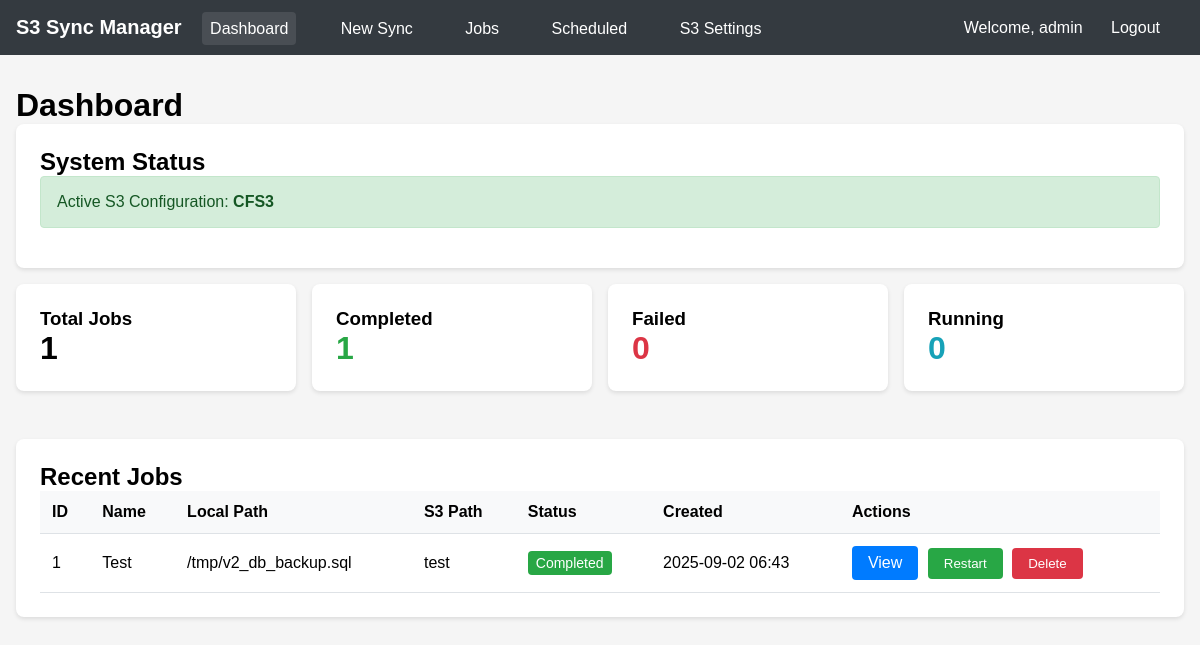
/index.php (signed in), run on the app's committed database.
### tables this page shows
CREATE TABLE s3_settings (
            id INTEGER PRIMARY KEY AUTOINCREMENT,
            name TEXT NOT NULL,
            endpoint TEXT,
            region TEXT NOT NULL,
            access_key TEXT NOT NULL,
            secret_key TEXT NOT NULL,
            bucket TEXT NOT NULL,
            is_active BOOLEAN DEFAULT 0,
            created_at DATETIME DEFAULT CURRENT_TIMESTAMP,
            updated_at DATETIME DEFAULT CURRENT_TIMESTAMP
        );

CREATE TABLE sync_jobs (
            id INTEGER PRIMARY KEY AUTOINCREMENT,
            name TEXT NOT NULL,
            local_path TEXT NOT NULL,
            s3_path TEXT NOT NULL,
            s3_settings_id INTEGER NOT NULL,
            status TEXT DEFAULT 'pending',
            created_at DATETIME DEFAULT CURRENT_TIMESTAMP,
            started_at DATETIME,
            completed_at DATETIME,
            error_message TEXT,
            files_synced INTEGER DEFAULT 0,
            files_failed INTEGER DEFAULT 0, overwrite_files BOOLEAN DEFAULT 1, files_skipped INTEGER DEFAULT 0, process_id INTEGER, can_be_stopped BOOLEAN DEFAULT 1, paused_at DATETIME, resumed_at DATETIME,
            FOREIGN KEY (s3_settings_id) REFERENCES s3_settings(id)
        );

### config/config.php (called while the page is built)
<?php
return [
    'db_path' => __DIR__ . '/../data/s3sync.db',
    'logs_path' => __DIR__ . '/../data/logs/',
    'jobs_path' => __DIR__ . '/../data/jobs/',
    'default_username' => 'admin',
    'default_password' => '!!~~complex01',
    'session_name' => 's3sync_session'
];

### src/Database.php (called while the page is built, shortened)
<?php
class Database {
    private $db;
    private $config;
    public function __construct() {
        $this->config = require __DIR__ . '/../config/config.php';
        $this->init();
    }
    private function init() {
        $dbPath = $this->config['db_path'];
        $dbDir = dirname($dbPath);
        $this->db = new \PDO('sqlite:' . $dbPath);
        $this->db->setAttribute(\PDO::ATTR_ERRMODE, \PDO::ERRMODE_EXCEPTION);
        $this->createTables();
    }
    private function createTables() {
        $this->db->exec("CREATE TABLE IF NOT EXISTS users (
            id INTEGER PRIMARY KEY AUTOINCREMENT,
            username TEXT UNIQUE NOT NULL,
            password TEXT NOT NULL,
            created_at DATETIME DEFAULT CURRENT_TIMESTAMP
        )");
        $this->db->exec("CREATE TABLE IF NOT EXISTS s3_settings (
            id INTEGER PRIMARY KEY AUTOINCREMENT,
            name TEXT NOT NULL,
            endpoint TEXT,
            region TEXT NOT NULL,
            access_key TEXT NOT NULL,
            secret_key TEXT NOT NULL,
            bucket TEXT NOT NULL,
            is_active BOOLEAN DEFAULT 0,
            created_at DATETIME DEFAULT CURRENT_TIMESTAMP,
            updated_at DATETIME DEFAULT CURRENT_TIMESTAMP
        )");
        $this->db->exec("CREATE TABLE IF NOT EXISTS sync_jobs (
            id INTEGER PRIMARY KEY AUTOINCREMENT,
            name TEXT NOT NULL,
            local_path TEXT NOT NULL,
            s3_path TEXT NOT NULL,
            s3_settings_id INTEGER NOT NULL,
            status TEXT DEFAULT 'pending',
            overwrite_files BOOLEAN DEFAULT 1,
            process_id INTEGER,
            can_be_stopped BOOLEAN DEFAULT 1,
            created_at DATETIME DEFAULT CURRENT_TIMESTAMP,
            started_at DATETIME,
            completed_at DATETIME,
            paused_at DATETIME,
            resumed_at DATETIME,
            error_message TEXT,
            files_synced INTEGER DEFAULT 0,
            files_failed INTEGER DEFAULT 0,
            files_skipped INTEGER DEFAULT 0,
            FOREIGN KEY (s3_settings_id) REFERENCES s3_settings(id)
        )");
        $this->db->exec("CREATE TABLE IF NOT EXISTS job_logs (
            id INTEGER PRIMARY KEY AUTOINCREMENT,
            job_id INTEGER NOT NULL,
            file_path TEXT NOT NULL,
            status TEXT NOT NULL,
            message TEXT,
            created_at DATETIME DEFAULT CURRENT_TIMESTAMP,
            FOREIGN KEY (job_id) REFERENCES sync_jobs(id)
        )");
        $this->db->exec("CREATE TABLE IF NOT EXISTS scheduled_jobs (
            id INTEGER PRIMARY KEY AUTOINCREMENT,
            name TEXT NOT NULL,
            local_path TEXT NOT NULL,
            s3_path TEXT NOT NULL,
            s3_settings_id INTEGER NOT NULL,
            cron_expression TEXT NOT NULL,
            schedule_preset TEXT,
            overwrite_files BOOLEAN DEFAULT 1,
            is_active BOOLEAN DEFAULT 1,
            last_run DATETIME,
            created_at DATETIME DEFAULT CURRENT_TIMESTAMP,
            FOREIGN KEY (s3_settings_id) REFERENCES s3_settings(id)
        )");
        $this->db->exec("CREATE TABLE IF NOT EXISTS job_paths (
            id INTEGER PRIMARY KEY AUTOINCREMENT,
            job_id INTEGER NOT NULL,
            local_path TEXT NOT NULL,
            path_type TEXT NOT NULL CHECK(path_type IN ('file', 'directory')),
            created_at DATETIME DEFAULT CURRENT_TIMESTAMP,
            FOREIGN KEY (job_id) REFERENCES sync_jobs(id) ON DELETE CASCADE
        )");
        $this->db->exec("CREATE TABLE IF NOT EXISTS scheduled_job_paths (
            id INTEGER PRIMARY KEY AUTOINCREMENT,
            scheduled_job_id INTEGER NOT NULL,
            local_path TEXT NOT NULL,
            path_type TEXT NOT NULL CHECK(path_type IN ('file', 'directory')),
            created_at DATETIME DEFAULT CURRENT_TIMESTAMP,
            FOREIGN KEY (scheduled_job_id) REFERENCES scheduled_jobs(id) ON DELETE CASCADE
        )");
        $stmt = $this->db->prepare("SELECT COUNT(*) FROM users WHERE username = ?");
        $stmt->execute([$this->config['default_username']]);
    }
    private function runMigrations() {
        try {
            $this->db->exec("ALTER TABLE sync_jobs ADD COLUMN overwrite_files BOOLEAN DEFAULT 1");
        } catch (\Exception $e) {
        }
        try {
            $this->db->exec("ALTER TABLE sync_jobs ADD COLUMN files_skipped INTEGER DEFAULT 0");
        } catch (\Exception $e) {
        }
        try {
            $this->db->exec("ALTER TABLE scheduled_jobs ADD COLUMN schedule_preset TEXT");
        } catch (\Exception $e) {
        }
        try {
            $this->db->exec("ALTER TABLE scheduled_jobs ADD COLUMN overwrite_files BOOLEAN DEFAULT 1");
        } catch (\Exception $e) {
        }
        try {
            $this->db->exec("ALTER TABLE sync_jobs ADD COLUMN process_id INTEGER");
        } catch (\Exception $e) {
        }
        try {
            $this->db->exec("ALTER TABLE sync_jobs ADD COLUMN can_be_stopped BOOLEAN DEFAULT 1");
        } catch (\Exception $e) {
        }
        try {
            $this->db->exec("ALTER TABLE sync_jobs ADD COLUMN paused_at DATETIME");
        } catch (\Exception $e) {
        }
        try {
            $this->db->exec("ALTER TABLE sync_jobs ADD COLUMN resumed_at DATETIME");
        } catch (\Exception $e) {
        }
    }
    public function getConnection() {
        return $this->db;
    }
}

### src/S3Manager.php (called while the page is built, shortened)
<?php
class S3Manager {
    private $db;
    public function __construct() {
        $this->db = (new Database())->getConnection();
    }
    public function getActiveSettings() {
        $stmt = $this->db->query("SELECT * FROM s3_settings WHERE is_active = 1 LIMIT 1");
        return $stmt->fetch(\PDO::FETCH_ASSOC);
    }
}

### src/Logger.php (called while the page is built, shortened)
<?php
class Logger {
    public function __construct() {
        $this->config = require __DIR__ . '/../config/config.php';
        $this->logPath = $this->config['logs_path'] ?? __DIR__ . '/../data/logs/';
    }
    private function getLogLevel($level) {
        switch (strtolower($level)) {
            case 'info': return self::INFO;
        }
    }
}

### index.php (the view, shortened to what this page needs)
<?php
require_once __DIR__ . '/includes/header.php';
$db = (new Database())->getConnection();
$s3Manager = new S3Manager();
$stmt = $db->query("SELECT COUNT(*) as total,
                    SUM(CASE WHEN status = 'completed' THEN 1 ELSE 0 END) as completed,
                    SUM(CASE WHEN status = 'failed' THEN 1 ELSE 0 END) as failed,
                    SUM(CASE WHEN status = 'running' THEN 1 ELSE 0 END) as running
                    FROM sync_jobs");
$stats = $stmt->fetch(PDO::FETCH_ASSOC);
$stmt = $db->query("SELECT j.*, s.name as settings_name
                    FROM sync_jobs j
                    LEFT JOIN s3_settings s ON j.s3_settings_id = s.id
                    ORDER BY j.created_at DESC
                    LIMIT 10");
$recentJobs = $stmt->fetchAll(PDO::FETCH_ASSOC);
$activeSettings = $s3Manager->getActiveSettings();
?>
<h1>Dashboard</h1>
<div class="card">
    <h2>System Status</h2>
    <?php if ($activeSettings): ?>
        <div class="alert alert-success">
            Active S3 Configuration: <strong><?= htmlspecialchars($activeSettings['name']) ?></strong>
        </div>
    <?php else: ?>
        <div class="alert alert-danger">
            No active S3 configuration. Please <a href="/settings.php">configure S3 settings</a>.
        </div>
    <?php endif; ?>
</div>
<div style="display: grid; grid-template-columns: repeat(auto-fit, minmax(200px, 1fr)); gap: 1rem; margin-bottom: 2rem;">
    <div class="card">
        <h3>Total Jobs</h3>
        <p style="font-size: 2rem; font-weight: bold;"><?= $stats['total'] ?></p>
    </div>
    <div class="card">
        <h3>Completed</h3>
        <p style="font-size: 2rem; font-weight: bold; color: #28a745;"><?= $stats['completed'] ?></p>
    </div>
    <div class="card">
        <h3>Failed</h3>
        <p style="font-size: 2rem; font-weight: bold; color: #dc3545;"><?= $stats['failed'] ?></p>
    </div>
    <div class="card">
        <h3>Running</h3>
        <p style="font-size: 2rem; font-weight: bold; color: #17a2b8;"><?= $stats['running'] ?></p>
    </div>
</div>
<div class="card">
    <h2>Recent Jobs</h2>
    <?php if (count($recentJobs) > 0): ?>
        <table>
            <thead>
                <tr>
                    <th>ID</th>
                    <th>Name</th>
                    <th>Local Path</th>
                    <th>S3 Path</th>
                    <th>Status</th>
                    <th>Created</th>
                    <th>Actions</th>
                </tr>
            </thead>
            <tbody>
                <?php foreach ($recentJobs as $job): ?>
                    <tr>
                        <td><?= $job['id'] ?></td>
                        <td><?= htmlspecialchars($job['name']) ?></td>
                        <td><?= htmlspecialchars($job['local_path']) ?></td>
                        <td><?= htmlspecialchars($job['s3_path']) ?></td>
                        <td>
                            <span class="status-badge status-<?= $job['status'] ?>">
                                <?= ucfirst($job['status']) ?>
                            </span>
                        </td>
                        <td><?= date('Y-m-d H:i', strtotime($job['created_at'])) ?></td>
                        <td>
                            <a href="/job-details.php?id=<?= $job['id'] ?>" class="btn btn-primary">View</a>
                            <?php if ($job['status'] === 'running'): ?>
                                <button onclick="controlJob(<?= $job['id'] ?>, 'pause')" class="btn btn-secondary">Pause</button>
                                <button onclick="controlJob(<?= $job['id'] ?>, 'stop')" class="btn btn-danger">Stop</button>
                            <?php elseif ($job['status'] === 'paused'): ?>
                                <button onclick="controlJob(<?= $job['id'] ?>, 'resume')" class="btn btn-success">Resume</button>
                                <button onclick="controlJob(<?= $job['id'] ?>, 'stop')" class="btn btn-danger">Stop</button>
                            <?php elseif ($job['status'] === 'failed' || $job['status'] === 'completed' || $job['status'] === 'stopped'): ?>
                                <button onclick="controlJob(<?= $job['id'] ?>, 'restart')" class="btn btn-success">Restart</button>
                                <button onclick="deleteJob(<?= $job['id'] ?>)" class="btn btn-danger">Delete</button>
                            <?php endif; ?>
                        </td>
                    </tr>
                <?php endforeach; ?>
            </tbody>
        </table>
    <?php else: ?>
        <p>No jobs yet. <a href="/sync.php">Create your first sync job</a>.</p>
    <?php endif; ?>
</div>
<?php require_once __DIR__ . '/includes/footer.php'; ?>

### includes/header.php (style rules this page uses)
* { margin: 0; padding: 0; box-sizing: border-box; }
body { font-family: Arial, sans-serif; background: #f5f5f5; }
.card { background: white; border-radius: 8px; padding: 1.5rem; box-shadow: 0 2px 4px rgba(0,0,0,0.1); margin-bottom: 1rem; }
.btn { padding: 0.5rem 1rem; border: none; border-radius: 4px; cursor: pointer; text-decoration: none; display: inline-block; }
.btn-primary { background: #007bff; color: white; }
.btn-success { background: #28a745; color: white; }
.btn-danger { background: #dc3545; color: white; }
table { width: 100%; border-collapse: collapse; }
th, td { padding: 0.75rem; text-align: left; border-bottom: 1px solid #dee2e6; }
th { background: #f8f9fa; font-weight: bold; }
.alert { padding: 1rem; border-radius: 4px; margin-bottom: 1rem; }
.alert-success { background: #d4edda; color: #155724; border: 1px solid #c3e6cb; }
.status-badge { padding: 0.25rem 0.5rem; border-radius: 4px; font-size: 0.875rem; }
.status-completed { background: #28a745; color: white; }
td:last-child { white-space: nowrap; min-width: 200px; }
.btn { margin-right: 5px; }
.btn:last-child { margin-right: 0; }

### data on the page
s3_settings: name "CFS3"
sync_jobs: id "1", name "Test", local_path "/tmp/v2_db_backup.sql", s3_path "test", status "Completed", created_at "2025-09-02 06:43"

### other printed values
$currentUser['username'] "admin"
$stats['total'] "1"
$stats['completed'] "1"
$stats['failed'] "0"
$stats['running'] "0"
